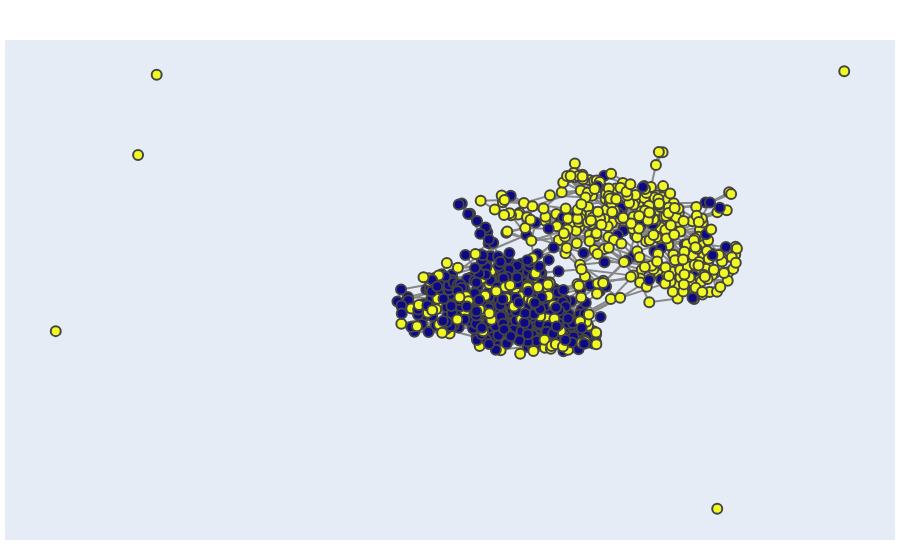

The notebook cell saved with this chart:
### Code cell
from src.utils import show_graph

g_rel = g
pos = nx.spring_layout(g_rel,seed=42) # obtém coordenadas dos vértices para visualização
for node in g_rel.nodes():
  g_rel.nodes[node]['pos'] = pos[node]

show_graph(g_rel)

### Figure 1 — Plotly figure (JSON) as saved in the notebook; plotly's stock layout.template omitted (floating-point values rounded to 4 significant figures; data arrays with more than 128 entries replaced by an {"elided": "..."} marker saying what was removed)
{"data": [{"hoverinfo": "none", "line": {"color": "#888", "width": 2}, "mode": "lines", "type": "scatter", "x": {"elided": "5736 float values"}, "y": {"elided": "5736 float values"}}, {"hoverinfo": "text", "marker": {"color": {"elided": "905 int values"}, "line": {"width": 2}, "size": 10}, "mode": "markers", "type": "scatter", "x": {"elided": "905 float values"}, "y": {"elided": "905 float values"}}], "layout": {"hovermode": "closest", "margin": {"b": 20, "l": 5, "r": 5, "t": 40}, "showlegend": false, "xaxis": {"showgrid": false, "showticklabels": false, "zeroline": false}, "yaxis": {"showgrid": false, "showticklabels": false, "zeroline": false}}}
